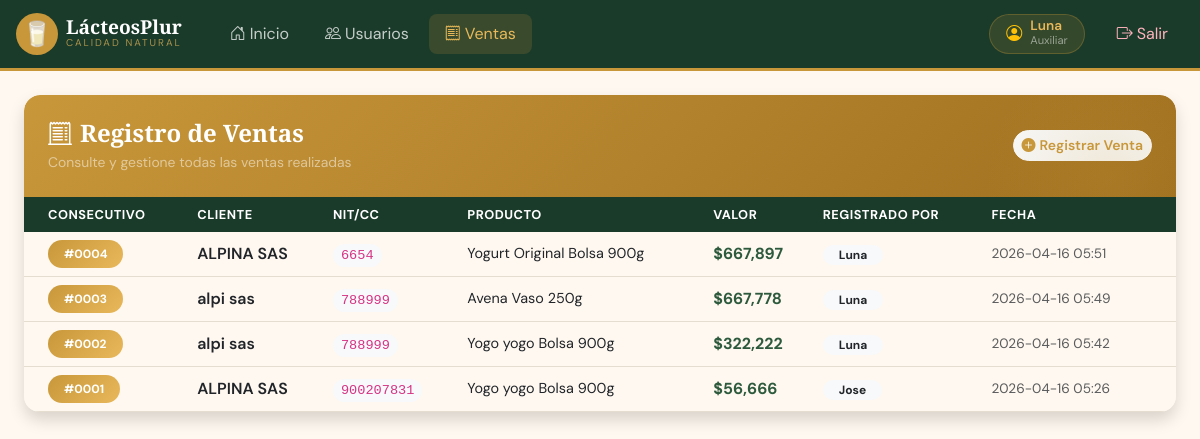
The page /ventas (signed in) on the database its author committed.
### tables this page shows
CREATE TABLE usuarios (
            id INTEGER PRIMARY KEY AUTOINCREMENT,
            nombre TEXT NOT NULL,
            cedula TEXT NOT NULL UNIQUE,
            correo TEXT NOT NULL UNIQUE,
            usuario TEXT NOT NULL UNIQUE,
            rol TEXT NOT NULL CHECK(rol IN ('Administrador', 'Auxiliar')),
            password_hash TEXT NOT NULL,
            salt TEXT NOT NULL,
            estado TEXT NOT NULL DEFAULT 'Activo' CHECK(estado IN ('Activo', 'Inactivo')),
            fecha_creacion TIMESTAMP DEFAULT CURRENT_TIMESTAMP
        );

CREATE TABLE ventas (
            id INTEGER PRIMARY KEY AUTOINCREMENT,
            consecutivo INTEGER NOT NULL UNIQUE,
            cliente TEXT NOT NULL,
            nit_cc TEXT NOT NULL,
            producto TEXT NOT NULL,
            valor REAL NOT NULL,
            usuario_id INTEGER NOT NULL,
            fecha TIMESTAMP DEFAULT CURRENT_TIMESTAMP,
            FOREIGN KEY (usuario_id) REFERENCES usuarios(id)
        );

### routes/ventas.py (the view)
@ventas_bp.route('/ventas')
@login_required
def list_ventas():
    conn = get_db()
    ventas = conn.execute('''
        SELECT v.*, u.nombre as nombre_usuario
        FROM ventas v
        JOIN usuarios u ON v.usuario_id = u.id
        ORDER BY v.fecha DESC
    ''').fetchall()
    conn.close()
    return render_template('ventas.html', ventas=ventas)

### models/database.py (called while the page is built)
def get_db():
    conn = sqlite3.connect(DB_PATH)
    conn.row_factory = sqlite3.Row
    return conn

### routes/ventas.py (called while the page is built)
def login_required(f):
    from functools import wraps
    @wraps(f)
    def decorated(*args, **kwargs):
        if 'user_id' not in session:
            return redirect(url_for('auth.login'))
        return f(*args, **kwargs)
    return decorated

### templates/ventas.html (shortened to what this page needs)
{% extends "base.html" %}
{% block content %}
<div class="container-fluid px-4 py-4">
    <div class="card border-0 rounded-4 shadow overflow-hidden">
        <div class="page-hero page-hero-gold p-4 text-white">
            <div class="d-flex justify-content-between align-items-center flex-wrap gap-3">
                <div>
                    <h4 class="fw-bold mb-1" style="font-family:'Playfair Display',serif">
                        <i class="bi bi-receipt-cutoff me-2"></i>Registro de Ventas
                    </h4>
                    <p class="mb-0 text-white-50" style="font-size:.87rem">Consulte y gestione todas las ventas realizadas</p>
                </div>
                <a href="{{ url_for('ventas.registrar_venta') }}" class="btn btn-light btn-sm rounded-3 fw-semibold" style="color:var(--lp-gold)">
                    <i class="bi bi-plus-circle-fill me-1"></i>Registrar Venta
                </a>
            </div>
        </div>
        <div class="card-body p-0">
            <div class="table-responsive">
                <table class="table table-hover align-middle mb-0">
                    <thead>
                        <tr>
                            <th class="ps-4">Consecutivo</th>
                            <th>Cliente</th>
                            <th>NIT/CC</th>
                            <th>Producto</th>
                            <th>Valor</th>
                            <th>Registrado por</th>
                            <th class="pe-4">Fecha</th>
                        </tr>
                    </thead>
                    <tbody>
                        {% if ventas %}
                        {% for v in ventas %}
                        <tr>
                            <td class="ps-4">
                                <span class="badge rounded-pill fw-bold px-3 py-2" style="background:linear-gradient(135deg,var(--lp-gold),var(--lp-gold-light))">
                                    #{{ '%04d' % v.consecutivo }}
                                </span>
                            </td>
                            <td class="fw-semibold">{{ v.cliente }}</td>
                            <td><code class="bg-light rounded px-2 py-1" style="font-size:.85rem">{{ v.nit_cc }}</code></td>
                            <td style="font-size:.9rem">{{ v.producto }}</td>
                            <td class="fw-bold" style="color:var(--lp-green-mid)">
                                ${{ '{:,.0f}'.format(v.valor) }}
                            </td>
                            <td>
                                <span class="badge bg-light text-dark rounded-pill px-3">{{ v.nombre_usuario }}</span>
                            </td>
                            <td class="text-muted pe-4" style="font-size:.85rem">{{ v.fecha[:16] if v.fecha else '-' }}</td>
                        </tr>
                        {% endfor %}
                        {% endif %}
                    </tbody>
                </table>
            </div>
        </div>
    </div>
</div>
{% endblock %}

### templates/base.html (shortened to what this page needs)
<!DOCTYPE html>
<html lang="es">
<head>
    <link href="https://cdn.jsdelivr.net/npm/bootstrap@5.3.0/dist/css/bootstrap.min.css" rel="stylesheet">
    <link href="https://cdn.jsdelivr.net/npm/bootstrap-icons@1.11.0/font/bootstrap-icons.css" rel="stylesheet">
    <link rel="stylesheet" href="{{ url_for('static', filename='css/styles.css') }}">
</head>
<body>
{% if session.user_id %}
<nav class="navbar navbar-expand-lg navbar-lp px-3 py-2">
    <a class="navbar-brand d-flex align-items-center gap-2 text-decoration-none" href="{{ url_for('dashboard.index') }}">
        <div class="rounded-circle d-flex align-items-center justify-content-center fs-4" style="width:42px;height:42px;background:var(--lp-gold)">🥛</div>
        <div>
            <span class="d-block fw-bold text-white lh-1" style="font-family:'Playfair Display',serif;font-size:1.2rem">LácteosPlur</span>
            <span class="d-block" style="font-size:.62rem;letter-spacing:2px;text-transform:uppercase;opacity:.7;color:var(--lp-gold-light)">Calidad Natural</span>
        </div>
    </a>
    <div class="collapse navbar-collapse" id="mainNav">
        <ul class="navbar-nav me-auto ms-3 gap-1">
            <li class="nav-item">
                <a class="nav-link px-3 py-2 {% if request.endpoint == 'dashboard.index' %}active{% endif %}" href="{{ url_for('dashboard.index') }}">
                    <i class="bi bi-house-door me-1"></i>Inicio
                </a>
            </li>
            <li class="nav-item">
                <a class="nav-link px-3 py-2 {% if 'users' in request.endpoint %}active{% endif %}" href="{{ url_for('users.list_users') }}">
                    <i class="bi bi-people me-1"></i>Usuarios
                </a>
            </li>
            <li class="nav-item">
                <a class="nav-link px-3 py-2 {% if 'ventas' in request.endpoint %}active{% endif %}" href="{{ url_for('ventas.list_ventas') }}">
                    <i class="bi bi-receipt me-1"></i>Ventas
                </a>
            </li>
        </ul>
        <div class="d-flex align-items-center gap-3">
            <div class="d-flex align-items-center gap-2 rounded-pill px-3 py-1" style="background:rgba(200,151,58,.15);border:1px solid rgba(200,151,58,.3)">
                <i class="bi bi-person-circle text-warning"></i>
                <div>
                    <div class="fw-semibold lh-1" style="font-size:.85rem;color:var(--lp-gold-light)">{{ session.nombre }}</div>
                    <div style="font-size:.7rem;color:rgba(255,255,255,.5)">{{ session.rol }}</div>
                </div>
            </div>
            <a href="{{ url_for('auth.logout') }}" class="nav-link nav-logout px-3 py-2 rounded">
                <i class="bi bi-box-arrow-right me-1"></i>Salir
            </a>
        </div>
    </div>
</nav>
{% endif %}
<main class="pb-5">
    {% block content %}{% endblock %}
</main>
</body>
</html>

### static/css/styles.css (style rules this page uses)
:root { --lp-cream: #FFF8F0; --lp-gold: #C8973A; --lp-gold-light: #E8B85A; --lp-green-dark: #1A3A2A; --lp-green-mid: #2D5A3D; --lp-green-light: #4A8C5C; --lp-sage: #8FB89A; --lp-border: #E5DDD0; --bs-primary: #2D5A3D; --bs-primary-rgb: 45, 90, 61; --bs-body-bg: #FFF8F0; --bs-border-color: #E5DDD0; --bs-border-radius: 0.75rem; --bs-border-radius-lg: 1rem; }
body { font-family: 'DM Sans', sans-serif; background-color: var(--lp-cream); }
h1, h2, h3, h4, h5, h6, .display-font { font-family: 'Playfair Display', serif; }
.navbar-lp { background-color: var(--lp-green-dark) !important; border-bottom: 3px solid var(--lp-gold); }
.navbar-lp .nav-link { color: rgba(255,255,255,.75) !important; border-radius: 0.5rem; transition: background .2s, color .2s; }
.navbar-lp .nav-link:hover, .navbar-lp .nav-link.active { background: rgba(200,151,58,.18); color: var(--lp-gold-light) !important; }
.navbar-lp .nav-link.nav-logout { color: #ffb3bc !important; }
.card { border-color: var(--lp-border); box-shadow: 0 4px 20px rgba(26,58,42,.08); }
.table thead th { background-color: var(--lp-green-dark); color: #fff; font-size: .8rem; letter-spacing: .5px; text-transform: uppercase; border: none; }
.page-hero { background: linear-gradient(135deg, var(--lp-green-dark), var(--lp-green-mid)); color: #fff; border-radius: 1rem 1rem 0 0; position: relative; overflow: hidden; }
.page-hero::after { content: ''; position: absolute; top: -40%; right: -5%; width: 250px; height: 250px; background: radial-gradient(circle, rgba(200,151,58,.18) 0%, transparent 70%); border-radius: 50%; pointer-events: none; }
.page-hero-gold { background: linear-gradient(135deg, var(--lp-gold), #a07020); }

### rows shown on the page
usuarios: nombre "Luna", rol "Auxiliar"
ventas: consecutivo "0004", cliente "ALPINA SAS", nit_cc "6654", producto "Yogurt Original Bolsa 900g", valor "667,897", nombre_usuario "Luna", fecha "2026-04-16 05:51"
ventas: consecutivo "0003", cliente "alpi sas", nit_cc "788999", producto "Avena Vaso 250g", valor "667,778", nombre_usuario "Luna", fecha "2026-04-16 05:49"
ventas: consecutivo "0002", cliente "alpi sas", nit_cc "788999", producto "Yogo yogo Bolsa 900g", valor "322,222", nombre_usuario "Luna", fecha "2026-04-16 05:42"
ventas: consecutivo "0001", cliente "ALPINA SAS", nit_cc "900207831", producto "Yogo yogo Bolsa 900g", valor "56,666", nombre_usuario "Jose", fecha "2026-04-16 05:26"
